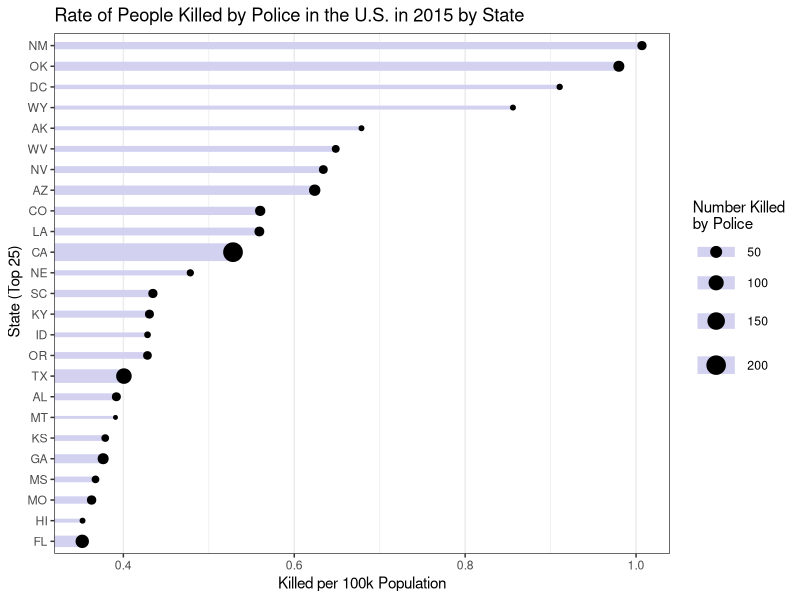
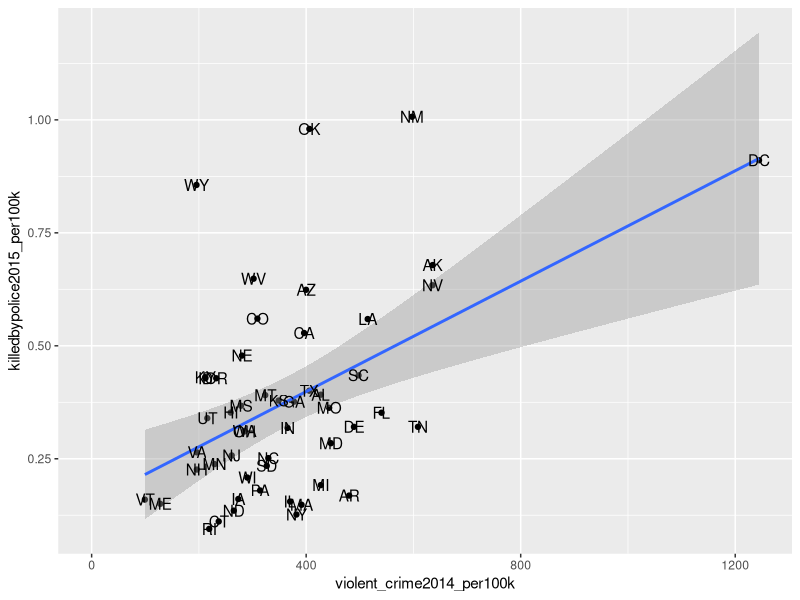
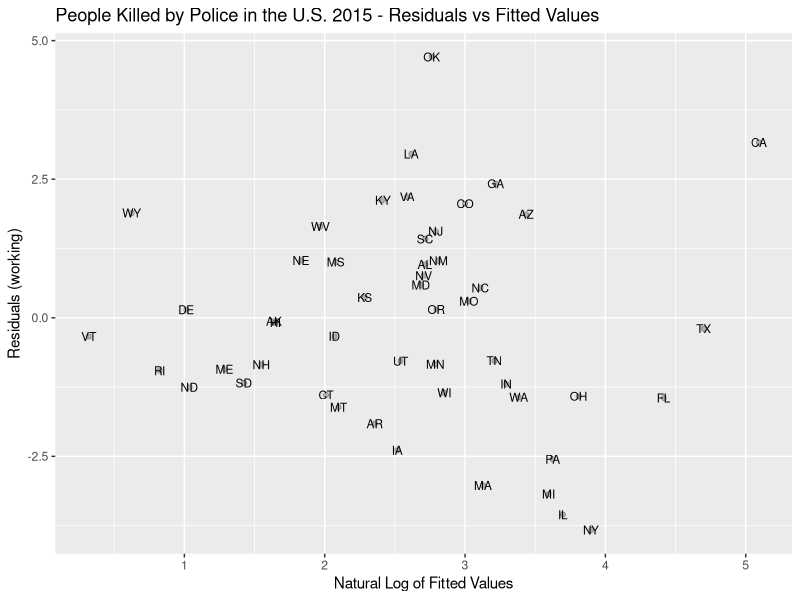

The R script that drew these images, in order:
library(data.table)
library(ggplot2)

thecounted_and_crime = fread("../../data/thecounted_and_crime.csv",showProgress=FALSE)

setorder(thecounted_and_crime,-killedbypolice2015_per100k)

#Rate of People Killed by Police in US 
ggplot(thecounted_and_crime[1:25,],aes(x=reorder(state,killedbypolice2015_per100k),y=killedbypolice2015_per100k,size=killedbypolice2015)) + 
        coord_flip() +
        labs(x = " State (Top 25)", y = "Killed per 100k Population") + 
        geom_segment(aes(xend = state, size = .01), yend = 0, colour ="#D2D2F0") +
        geom_point() + 
        scale_colour_brewer(palette ="Set1", guide = FALSE) + theme_bw() + theme(panel.grid.major.y = element_blank()) + 
        ggtitle("Rate of People Killed by Police in the U.S. in 2015 by State") +
        labs(size="Number Killed\nby Police")

#Against population
cor(thecounted_and_crime[,.(population2014,population_black2014,killedbypolice2015,violent_crime2014,murder_nonnegligent_manslaughter2014,police_officers2014)])

#As rate or percent of population
cor(thecounted_and_crime[,.(population_black2014_percent,killedbypolice2015_per100k,violent_crime2014_per100k,murder_nonnegligent_manslaughter2014_per100k,police_officers2014_per100k)])


#Violent Crime vs Killed by Police
g <- ggplot(thecounted_and_crime,aes(x=violent_crime2014_per100k,y=killedbypolice2015_per100k,label=state))
g + geom_point() + geom_smooth(method="lm") + 
        scale_x_continuous(limits=c(0, max(thecounted_and_crime$violent_crime2014_per100k))) + 
        geom_text()

#DC is such an outlier with regards to violent crime as a rate of total population, 
#perhaps because a lot of the crime that happens there is from residents of Virginia and Maryland
#We need to exclude DC, but should we exclude Virginia and Maryland as well?

thecounted_and_crime_no_dc = thecounted_and_crime[state != "DC"]

#Null Hypothesis - The Number of People Killed by Police has no relation to violent crime or the number of employed police officers"
#Alternate Hypothesis
#Violent crime has an effect on number of people killed by police
#Number of police officers employed has an effect on number of people killed by police

#If the residual deviance for the Poisson-model fits the data reasonable,
#we would expect the residual deviance to be roughly equal to the residual degree of freedom
#http://www.sagepub.com/sites/default/files/upm-binaries/21121_Chapter_15.pdf

#Explanatory = Violent Crime, response = Killed by Police
#Since we are dealing with counts data a Generalized Linear Model of Poisson family is suited to model
#The relationship. However, as the response variable - killedbypolice2015 - does not follow the Mean - Variance relationship o fpoisson, we will use quasi-poisson instead
glm.killed <- glm(killedbypolice2015 ~ log(police_officers2014) + log(violent_crime2014) + log(population_black2014),offset=log(population2014),family="quasipoisson",data=thecounted_and_crime_no_dc)


#Examining residuals vs fitted values

killed_fitted <- data.frame(fitted = glm.killed$fitted.values,residuals = resid(glm.killed),actual = thecounted_and_crime_no_dc$killedbypolice2015,state = thecounted_and_crime_no_dc$state)

ggplot(killed_fitted,aes(x=log(fitted),y=residuals,label=state)) + 
        geom_segment(aes(xend = log(fitted)), size = .01, yend = 0, colour ="#E77471") + 
        geom_point(alpha=.25) + 
        geom_text(size=3) +
        labs(x = "Natural Log of Fitted Values", y = "Residuals (working)") + 
        ggtitle("People Killed by Police in the U.S. 2015 - Residuals vs Fitted Values")